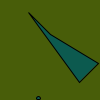
Frame 1 (no input)
Frame 60 (the mouse pressed at the canvas centre just before this capture): identical to frame 1, image omitted
Frame 120 (the mouse held since frame 60 and released just before this capture): identical to frame 1, image omitted

The Processing sketch that drew this single still picture (run headless with seeded random() and noise(); from frame 60 on, the mouse is pressed at the canvas centre):

// Processing sketch: sketch_141004b
// ── sketch_141004b.pde
void setup(){

}
void draw(){
  
background(72,93,9);
fill(12,90,79);
ellipse(38,98,4,3);
quad(28,12,50,34,98,63,79,82);
if(mousePressed){
fill(91,2,60);}
else 
fill(0,0,1000);}
